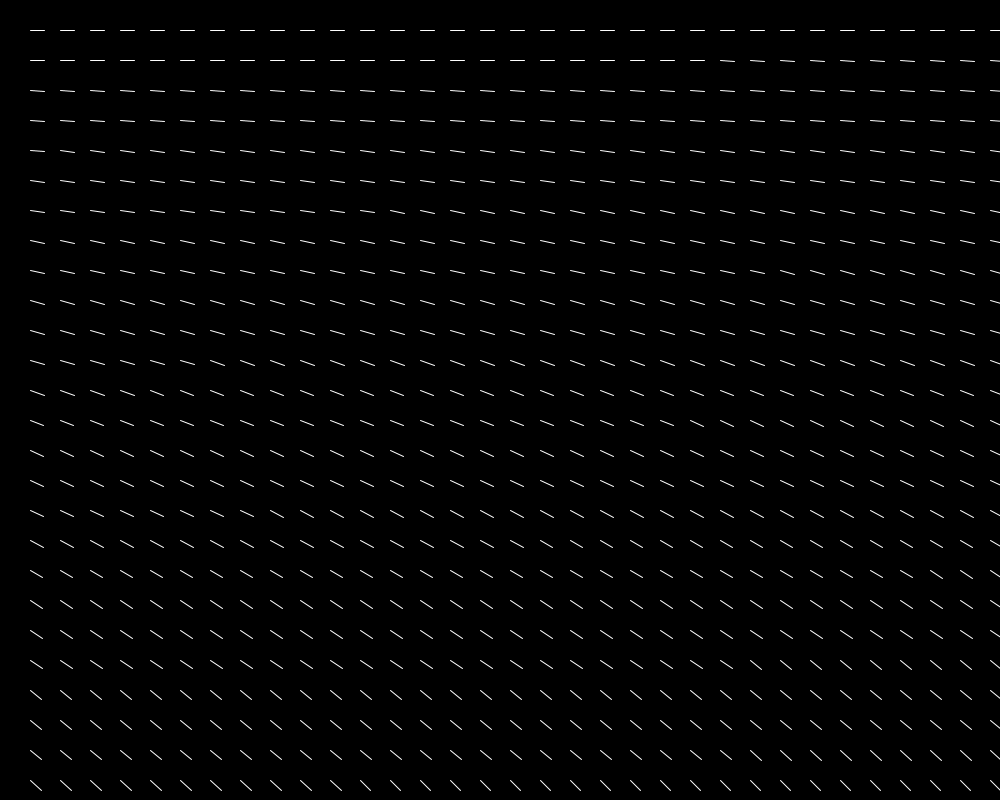
Frame 1 (no input)
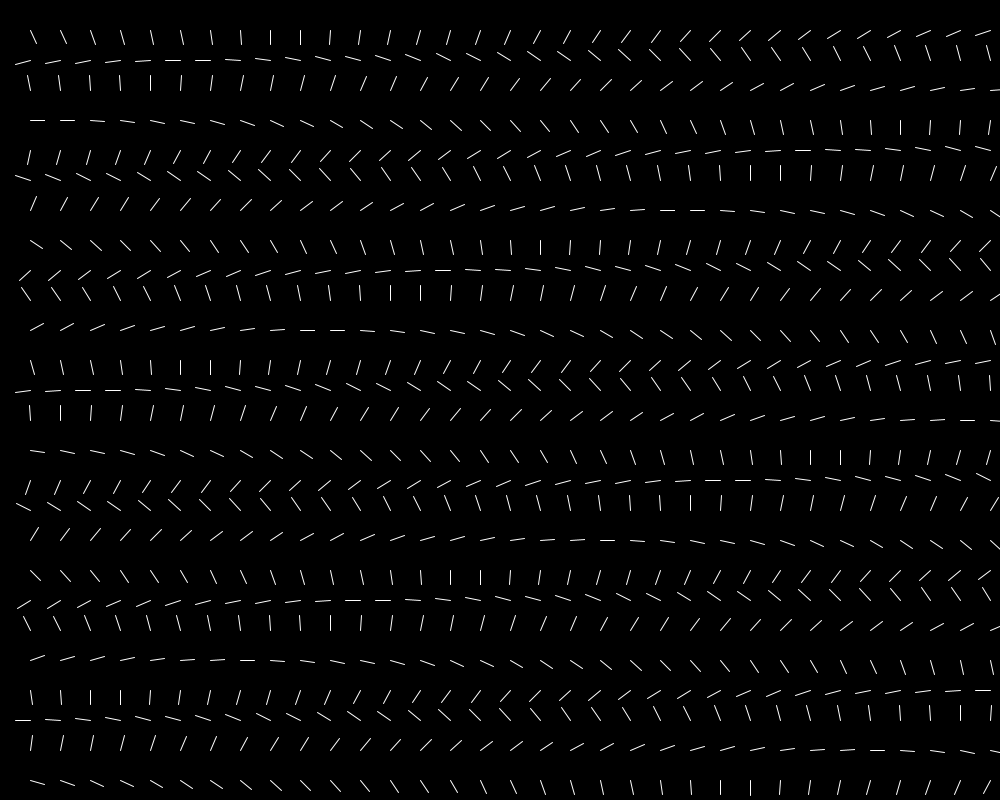
Frame 60 (the mouse pressed at the canvas centre just before this capture)
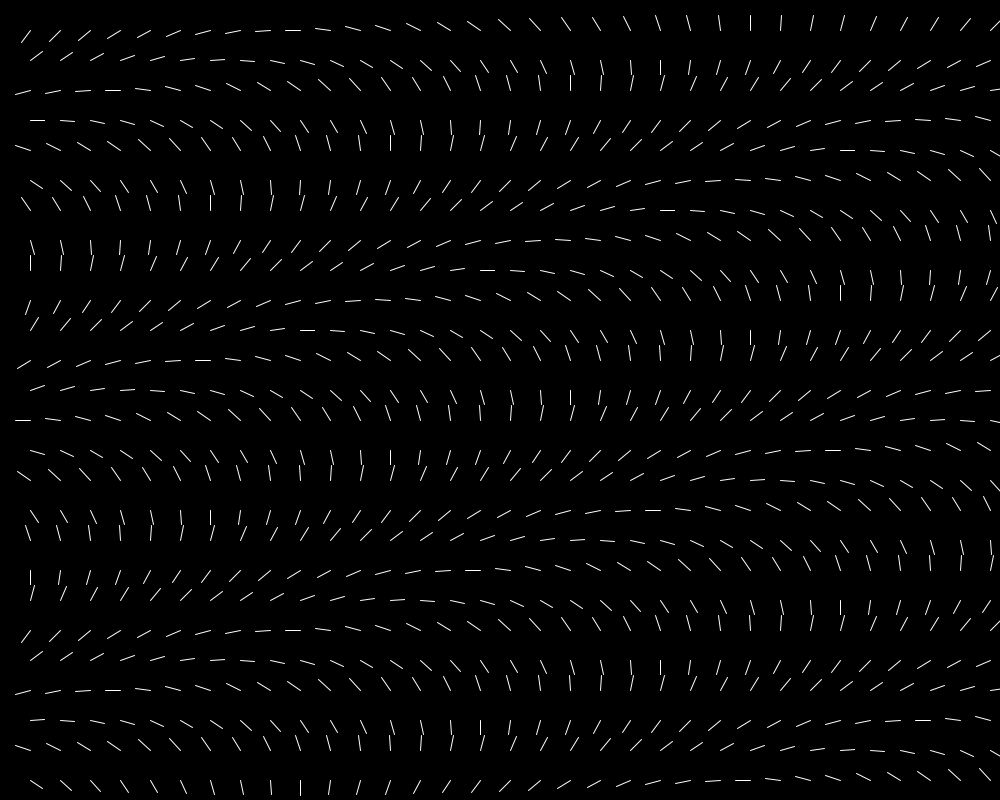
Frame 120 (the mouse held since frame 60 and released just before this capture)

The Processing sketch that drew these frames (run headless with seeded random() and noise(); from frame 60 on, the mouse is pressed at the canvas centre):

// Processing sketch: processing_100424
// ── processing_100424.pde

Clock c1, c2, c3, c4, c5, c6;
float coluna;
ArrayList clocks;
int sizeClock=30, sizeX=1000, sizeY=800;

void setup(){
  size(1000,800);
  smooth();
  clocks = new ArrayList();
  
  for(int baz=sizeClock; baz<sizeY; baz+=sizeClock){
    for (int coluna=sizeClock; coluna<sizeX; coluna+=sizeClock){
      clocks.add(new Clock(coluna,baz));
    }
  }
}

void draw(){
  background(0);
  //background(127);
  float bar = 1;
  for (int foo=0; foo<=clocks.size()-1; foo++) { 
    bar+=0.05;
    Clock c = (Clock) clocks.get(foo);
    c.beat(bar);
  }
}


class Clock{
  float rectx, recty, angle, x, y, vel;
  
  Clock(float xrect, float yrect){
    angle=0;
    x = xrect;
    y = yrect;
  }

  void beat(float vel){
    fill(0);
    stroke(0);
    ellipse(x, y, sizeClock,sizeClock);
    angle+=vel;
    
    rectx= x+cos(radians(angle))*(sizeClock/2);
    recty= y+sin(radians(angle))*(sizeClock/2);
  
    stroke(255);
    //strokeWeight(2);
    line(rectx,recty,x,y); 
  }
}
